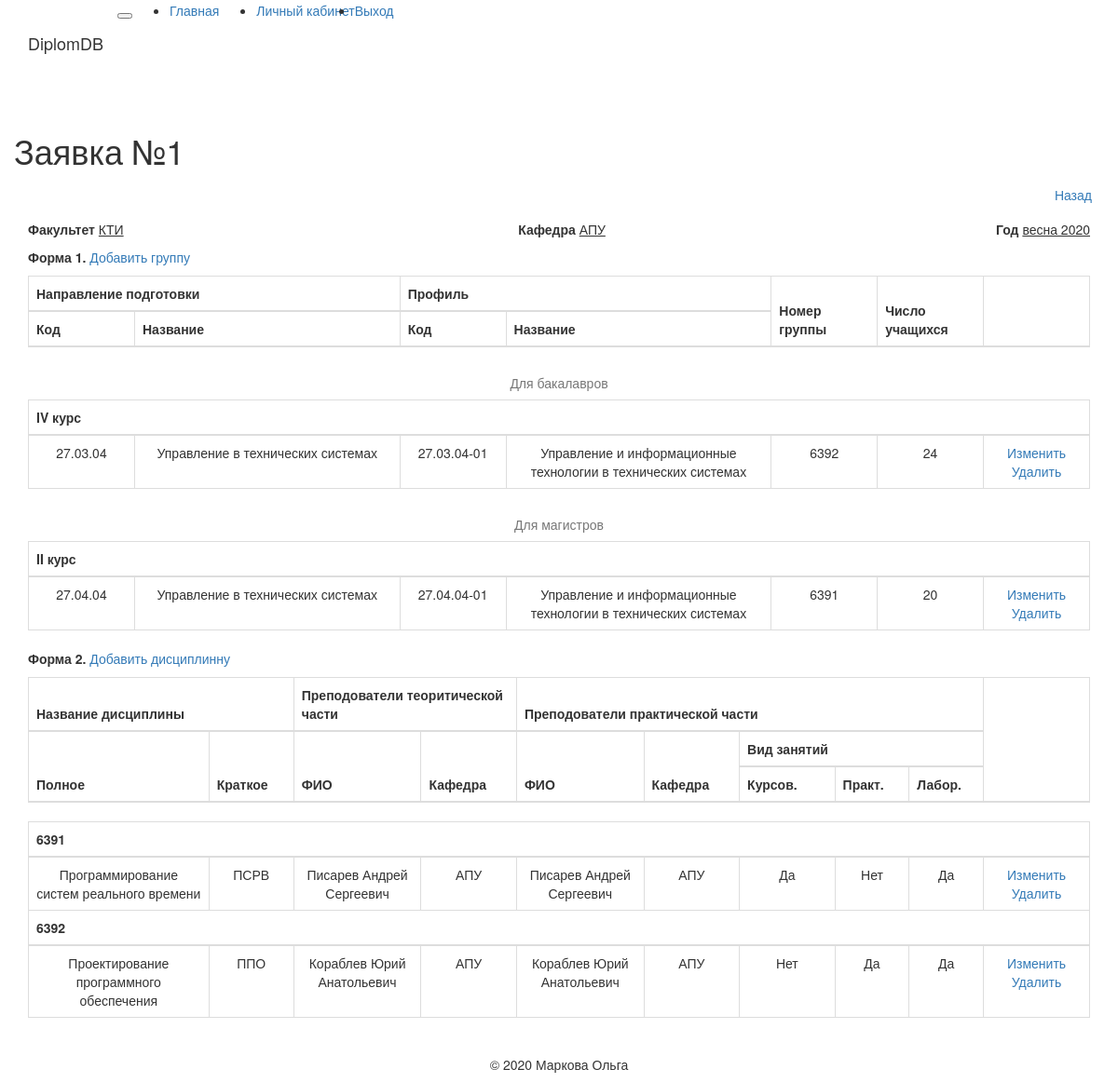
Screenshot of /all_form_view_g/HSCfy/1 (signed in) with the database file from the repository.
### app/models.py (models this page shows, shortened)
class Form_all(db.Model):
    id = db.Column(db.Integer, primary_key=True, index=True, unique = True)
    timestamp = db.Column(db.DateTime, index=True, default=datetime.utcnow)
    user_id = db.Column(db.Integer, db.ForeignKey('user.id'))
    Faculty = db.Column(db.String)
    Department = db.Column(db.String)
    Year = db.Column(db.String)
    Status = db.Column(db.String)
    form_one = db.relationship('Form_one', cascade='save-update, all, delete', backref='form_one', lazy='dynamic')
    form_two = db.relationship('Form_two', cascade='save-update, all, delete', backref='form_two', lazy='dynamic')

class Form_one(db.Model):
    timestamp = db.Column(db.DateTime, index=True, default=datetime.utcnow)
    NumForm = db.Column(db.Integer, db.ForeignKey('form_all.id'), primary_key=True)
    Group_id = db.Column(db.Integer, primary_key=True)
    Degree_id = db.Column(db.Integer)
    Direction_id = db.Column(db.Integer)
    Direction_name = db.Column(db.String)
    Profile_id = db.Column(db.Integer)
    Profile_name = db.Column(db.String)
    Course = db.Column(db.Integer)
    NumStudents = db.Column(db.Integer)
    groups = db.relationship('Form_two', backref='groups', cascade='all, delete', lazy='dynamic')

class Form_two(db.Model):
    timestamp = db.Column(db.DateTime, index=True, default=datetime.utcnow)
    NumForm = db.Column(db.Integer, db.ForeignKey('form_all.id'), primary_key=True)
    Group_id = db.Column(db.Integer, db.ForeignKey('form_one.Group_id'), primary_key=True)
    id = db.Column(db.Integer, primary_key=True)
    FullSubject = db.Column(db.String)
    BriefSubject = db.Column(db.String)
    LecturerName = db.Column(db.String)
    LecturerDepartment = db.Column(db.String)
    PracticianName = db.Column(db.String)
    PracticianDepartment = db.Column(db.String)
    course_work = db.Column(db.String)
    practice_work = db.Column(db.String)
    laboratory_work = db.Column(db.String)

### app/routes.py (the view, shortened to what this page needs)
@app.route('/all_form_view_g/<username>/<numForm>', methods=['GET', 'POST'])
@login_required
def all_form_view_g(username, numForm):
    user = User.query.filter_by(username=username).first_or_404()
    def check(f1):
        if f1 != 0:
            f1 = Form_one.query.filter(Form_one.NumForm == numForm).all()
            items1=Form_one.query.filter(Form_one.NumForm == numForm, Form_one.Degree_id == 1).count()
            items2=Form_one.query.filter(Form_one.NumForm == numForm, Form_one.Degree_id == 2).count()
            items3=Form_one.query.filter(Form_one.NumForm == numForm, Form_one.Degree_id == 3).count()
            items = Form_one
            b = [1,2,3,4]
            m = [1,2]
            c = [1,2,3,4,5]
            f2 = Form_two.query.filter(Form_two.NumForm == numForm).count()
            if f2 != 0:
                f2 = Form_two.query.filter(Form_two.NumForm == numForm).all()
            else:
                f2 = 0
        return (f1, f2, items, items1, items2, items3, b, m, c)
    f0 = Form_all.query.filter(Form_all.id == numForm).first()
    f1 = Form_one.query.filter(Form_one.NumForm == numForm).count()
    f1, f2, items, items1, items2, items3, b, m, c = check(f1)
    if f2 != 0:
        koll = Form_one.query.filter(Form_one.NumForm == numForm).order_by(Form_one.timestamp.desc()).count() #Узнаем количество групп в заявке
        groups = Form_one.query.filter(Form_one.NumForm == numForm).all() #Узнаем номера групп
        G = []
        for n in groups:
            G.append(n.Group_id) #записываем группы в массив
        all_g_ok = [0] * int(koll) #создаем нулевой массив равный количеству групп
        k = 0
        g_no_ok = []
        for u in range(koll):
            it=Form_two.query.filter(Form_two.NumForm == numForm, Form_two.Group_id == G[u]).count()
            if it == 0:
                g_no_ok.append(G[u])
                k = k + 1
            else:
                 continue
        items_2=Form_two
    else:
        G = 0
        koll = 0
        k = 0
        items_2 = 0
        g_no_ok = 0
    return render_template('all_form_view_g.html',
                            numForm = numForm, g_no_ok = g_no_ok, k = k, user = user, G = G, koll = koll,
                            items = items, items_2 = items_2,
                            f0 = f0, f1 = f1, f2 = f2,
                            items1 = items1, items2 = items2, tems3 = items3,
                            b = b, m = m, c = c)

### app/models.py (called while the page is built)
@login.user_loader
def load_user(id):
    return User.query.get(int(id))

### app/templates/all_form_view_g.html (shortened to what this page needs)
{% extends "base.html" %}
{% block  app_content %}
<div class="row">
  <div class="col-sm">
    <h1>Заявка №{{ numForm }}</h1>
  </div>
  <div class="col-sm text-right">
    <a class="btn btn-secondary" href="{{ url_for('all_form_view', username=current_user.username) }}" role="button">Назад</a><br>
  </div>
</div>
<p>
<table border="0" width="100%">
  <td><b>Факультет</b> <u>{{ f0.Faculty }}</u></td>
  <td align="center"><b>Кафедра</b> <u>{{ f0.Department }}</u></td>
  <td align="right"><b>Год</b> <u>{{ f0.Year }}</u></td>
</table>
</p>
<p>
    <b>Форма 1.</b>
    <a href="{{ url_for('form1', username=current_user.username, numForm=numForm, g=0, i=44) }}">Добавить группу</a>
</p>
{% if f1 != 0 %}
<table class="table table-bordered table-hover text-center">
  <thead class="thead-light">
  <tr>
    <th colspan="2" style="width: 35%">Направление подготовки</th>
    <th colspan="2" style="width: 35%">Профиль</th>
    <th rowspan="2" style="width: 10%">Номер <br> группы</th>
    <th rowspan="2" style="width: 10%">Число <br> учащихся</th>
    <th rowspan="2" style="width: 10%"></th>
  </tr>
  <tr>
    <th style="width: 10%">Код</th>
    <th style="width: 25%">Название</th>
    <th style="width: 10%">Код</th>
    <th style="width: 25%">Название</th>
  </tr>
  </thead>
  </table>
    {% if items1 != 0 %}
    <table class="table table-bordered table-hover text-center">
        <caption class="text-center">Для бакалавров</caption>
          {% for u in b %}
                  {% if items.query.filter(items.NumForm == numForm, items.Degree_id == 1, items.Course == u).count() != 0 %}
                  <thead class="thead-light">
                  <tr>
                    <th colspan="7">
                      {% if u == 1 %}
                        I курс
                      {% elif u == 2 %}
                        II курс
                      {% elif u == 3 %}
                        III курс
                      {% elif u == 4 %}
                        IV курс
                      {% endif %}
                    </th>
                  </tr>
                  </thead>
                  {% endif %}
                  {% for item in items.query.filter(items.NumForm == numForm, items.Degree_id == 1, items.Course == u).all() %}
                  <tr>
                    <td style="width: 10%">{{ item.Direction_id }}</td>
                    <td style="width: 25%">{{ item.Direction_name }}</td>
                    <td style="width: 10%">{{ item.Profile_id }}</td>
                    <td style="width: 25%">{{ item.Profile_name }}</td>
                    <td style="width: 10%">{{ item.Group_id }}</td>
                    <td style="width: 10%">{{ item.NumStudents }}</td>
                    <td style="width: 10%"><a href="{{ url_for('form1_edit', username=current_user.username, numForm=numForm, group=item.Group_id, i=44) }}">Изменить</a><br>
                    <a href="{{ url_for('form_delet', username=current_user.username, numForm=numForm, who = g, i=44, g=item.Group_id, sub=0) }}">Удалить</a></td>
                  </tr>
              {% endfor %}
          {% endfor %}
        </table>
    {% endif %}
    {% if items2 != 0 %}
        <table class="table table-bordered table-hover text-center">
          <caption class="text-center">Для магистров</caption>
          {% for u in m %}
              {% if items.query.filter(items.NumForm == numForm, items.Degree_id == 2, items.Course == u).count() != 0 %}
                    <thead class="thead-light">
                    <tr>
                      <th colspan="7">
                        {% if u == 1 %}
                          I курс
                        {% elif u == 2 %}
                          II курс
                        {% endif %}
                      </th>
                    </tr>
                    </thead>
                {% endif %}
                {% for item in items.query.filter(items.NumForm == numForm, items.Degree_id == 2, items.Course == u).all() %}
                <tr>
                  <td style="width: 10%">{{ item.Direction_id }}</td>
                  <td style="width: 25%">{{ item.Direction_name }}</td>
                  <td style="width: 10%">{{ item.Profile_id }}</td>
                  <td style="width: 25%">{{ item.Profile_name }}</td>
                  <td style="width: 10%">{{ item.Group_id }}</td>
                  <td style="width: 10%">{{ item.NumStudents }}</td>
                  <td style="width: 10%"><a href="{{ url_for('form1_edit', username=current_user.username, numForm=numForm, group=item.Group_id, i=44) }}">Изменить</a><br>
                  <a href="{{ url_for('form_delet', username=current_user.username, numForm=numForm, who = g, i=44, g=item.Group_id, sub=0) }}">Удалить</a></td>
                </tr>
            {% endfor %}
          {% endfor %}
        </table>
    {% endif %}
{% endif %}
<p>
    <b>Форма 2.</b>
    <a href="{{ url_for('form2', username=current_user.username, numForm=numForm, g=0, sub=0, p=0, i = 55) }}">Добавить дисциплинну</a>
</p>
{% if f2 != 0 %}
    <table class="table table-bordered table-hover text-center">
      <thead class="thead-light">
          <tr>
            <th colspan="2">Название дисциплины</th>
            <th colspan="2">Преподователи теоритической части</th>
            <th colspan="5">Преподователи практической части</th>
            <th rowspan="3" style="width: 10%"></th>
          </tr>
          <tr>
            <th rowspan="2" style="width: 17%">Полное</th>
            <th rowspan="2" style="width: 8%">Краткое</th>
            <th rowspan="2" style="width: 12%">ФИО</th>
            <th rowspan="2" style="width: 9%">Кафедра</th>
            <th rowspan="2" style="width: 12%">ФИО</th>
            <th rowspan="2" style="width: 9%">Кафедра</th>
            <th colspan="3">Вид занятий</th>
          </tr>
          <tr>
            <th style="width: 9%">Курсов.</th>
            <th style="width: 7%">Практ.</th>
            <th style="width: 7%">Лабор.</th>
          </tr>
      </thead>
      </table>
      <table class="table table-bordered table-hover text-center">
      {% for u in range(koll) %}
              {% if items_2.query.filter(items_2.NumForm == numForm, items_2.Group_id == G[u]).count() != 0 %}
              <thead class="thead-light">
              <tr>
                <th colspan="10">{{ G[u] }}</th>
              </tr>
              </thead>
              {% endif %}
              {% for item in items_2.query.filter(items_2.NumForm == numForm, items_2.Group_id == G[u]).all() %}
              <tr>
                <td style="width: 17%">{{ item.FullSubject }}</td>
                <td style="width: 8%">{{ item.BriefSubject }}</td>
                <td style="width: 12%">{{ item.LecturerName }}</td>
                <td style="width: 9%">{{ item.LecturerDepartment }}</td>
                <td style="width: 12%">{{ item.PracticianName }}</td>
                <td style="width: 9%">{{ item.PracticianDepartment }}</td>
                {% if item.course_work == '1' %}
                <td style="width: 9%"> Да </td>
                {% elif item.course_work == '2' %}
                <td style="width: 9%"> Нет </td>
                {% endif %}
                {% if item.practice_work == '1' %}
                <td style="width: 7%"> Да </td>
                {% elif item.practice_work == '2' %}
                <td style="width: 7%"> Нет </td>
                {% endif %}
                {% if item.laboratory_work == '1' %}
                <td style="width: 7%"> Да </td>
                {% elif item.laboratory_work == '2' %}
                <td style="width: 7%"> Нет </td>
                {% endif %}
                <td style="width: 10%">
                  <a href="{{ url_for('form2_edit', username=current_user.username, numForm=numForm, group=item.Group_id, sub=item.id, i = 44) }}">Изменить</a><br>
                  <a href="{{ url_for('form_delet', username=current_user.username, numForm=numForm, who = s, i = 55, g=item.Group_id, sub = item.id) }}">Удалить</a>
                </td>
              </tr>
          {% endfor %}
      {% endfor %}
    </table>
{% endif %}
{% endblock%}

### rows the page displays
Form_all: Faculty "КТИ", Department "АПУ", Year "весна 2020"
Form_one: Direction_id "27.03.04", Direction_name "Управление в технических системах", Profile_id "27.03.04-01", Profile_name "Управление и информационные технологии в технических системах", Group_id "6392", NumStudents "24", Group "6392"
Form_one: Direction_id "27.04.04", Direction_name "Управление в технических системах", Profile_id "27.04.04-01", Profile_name "Управление и информационные технологии в технических системах", Group_id "6391", NumStudents "20", Group "6391"
Form_two: FullSubject "Программирование систем реального времени", BriefSubject "ПСРВ", LecturerName "Писарев Андрей Сергеевич", LecturerDepartment "АПУ", PracticianName "Писарев Андрей Сергеевич", PracticianDepartment "АПУ", course_work "Да", practice_work "Нет", laboratory_work "Да"
Form_two: FullSubject "Проектирование программного обеспечения", BriefSubject "ППО", LecturerName "Кораблев Юрий Анатольевич", LecturerDepartment "АПУ", PracticianName "Кораблев Юрий Анатольевич", PracticianDepartment "АПУ", course_work "Нет", practice_work "Да", laboratory_work "Да"

### other values shown
{{ numForm }} "1"
